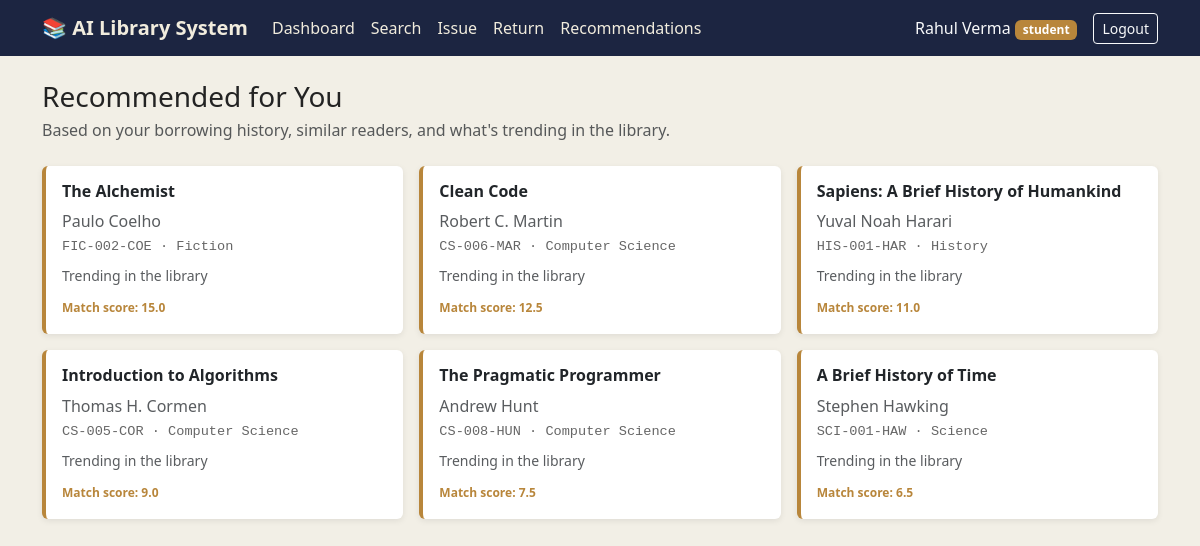
/recommend (signed in), run on the app's committed database.
### tables this page shows
CREATE TABLE Books (
    book_id           INTEGER PRIMARY KEY AUTOINCREMENT,
    title             TEXT NOT NULL,
    author            TEXT NOT NULL,
    category          TEXT NOT NULL,
    isbn              TEXT UNIQUE,
    call_number       TEXT,
    total_copies      INTEGER NOT NULL DEFAULT 1 CHECK (total_copies >= 0),
    available_copies  INTEGER NOT NULL DEFAULT 1 CHECK (available_copies >= 0),
    added_date        DATETIME DEFAULT CURRENT_TIMESTAMP,
    popularity_score  INTEGER DEFAULT 0
);

### app.py (the view)
@app.route("/recommend")
@login_required
def recommend():
    db = get_db()
    recommendations = generate_recommendations(db, session["user_id"])
    return render_template("recommend.html", recommendations=recommendations)

### app.py (called while the page is built)
def get_db():
    if "db" not in g:
        g.db = sqlite3.connect(DB_PATH)
        g.db.row_factory = sqlite3.Row
        g.db.execute("PRAGMA foreign_keys = ON")
    return g.db

def login_required(view):
    @wraps(view)
    def wrapped(*args, **kwargs):
        if "user_id" not in session:
            flash("Please log in to continue.", "warning")
            return redirect(url_for("login"))
        return view(*args, **kwargs)
    return wrapped

### templates/recommend.html (shortened to what this page needs)
{% extends 'base.html' %}
{% block content %}
<h3 class="mb-1">Recommended for You</h3>
<p class="text-muted mb-4">Based on your borrowing history, similar readers, and what's trending in the library.</p>
<div class="row g-3">
  {% for book in recommendations %}
  <div class="col-md-4">
    <div class="card card-book h-100">
      <div class="card-body">
        <h6 class="card-title fw-bold">{{ book.title }}</h6>
        <p class="card-text mb-1 text-muted">{{ book.author }}</p>
        <p class="call-number mb-2">{{ book.call_number }} · {{ book.category }}</p>
        <p class="small text-muted mb-2">{{ book.reason }}</p>
        <span class="rec-score">Match score: {{ book.score }}</span>
      </div>
    </div>
  </div>
  {% else %}
  <p class="text-muted">No recommendations yet — borrow a few books to help the engine learn your taste.</p>
  {% endfor %}
</div>
{% endblock %}

### static/style.css (style rules this page uses)
:root { --ink: #1c2541; --ink-light: #2c3a5c; --paper: #f2efe6; --brass: #b8863b; --forest: #2f5d50; --stamp-red: #a33b2b; --charcoal: #232323; }
body { background-color: var(--paper); color: var(--charcoal); }
.card-book { border: none; border-left: 4px solid var(--brass); background: #fff; box-shadow: 0 2px 6px rgba(0, 0, 0, 0.08); }
.call-number { font-family: "Courier New", monospace; font-size: 0.85rem; color: #666; }
.rec-score { font-size: 0.75rem; color: var(--brass); font-weight: 600; }

### data on the page
Books: title "The Alchemist", author "Paulo Coelho", call_number "FIC-002-COE", category "Fiction", reason "Trending in the library", score "15.0"
Books: title "Clean Code", author "Robert C. Martin", call_number "CS-006-MAR", category "Computer Science", reason "Trending in the library", score "12.5"
Books: title "Sapiens: A Brief History of Humankind", author "Yuval Noah Harari", call_number "HIS-001-HAR", category "History", reason "Trending in the library", score "11.0"
Books: title "Introduction to Algorithms", author "Thomas H. Cormen", call_number "CS-005-COR", category "Computer Science", reason "Trending in the library", score "9.0"
Books: title "The Pragmatic Programmer", author "Andrew Hunt", call_number "CS-008-HUN", category "Computer Science", reason "Trending in the library", score "7.5"
Books: title "A Brief History of Time", author "Stephen Hawking", call_number "SCI-001-HAW", category "Science", reason "Trending in the library", score "6.5"

### other printed values
{{ session.get('full_name') }} "Rahul Verma"
{{ session.get('role') }} "student"
